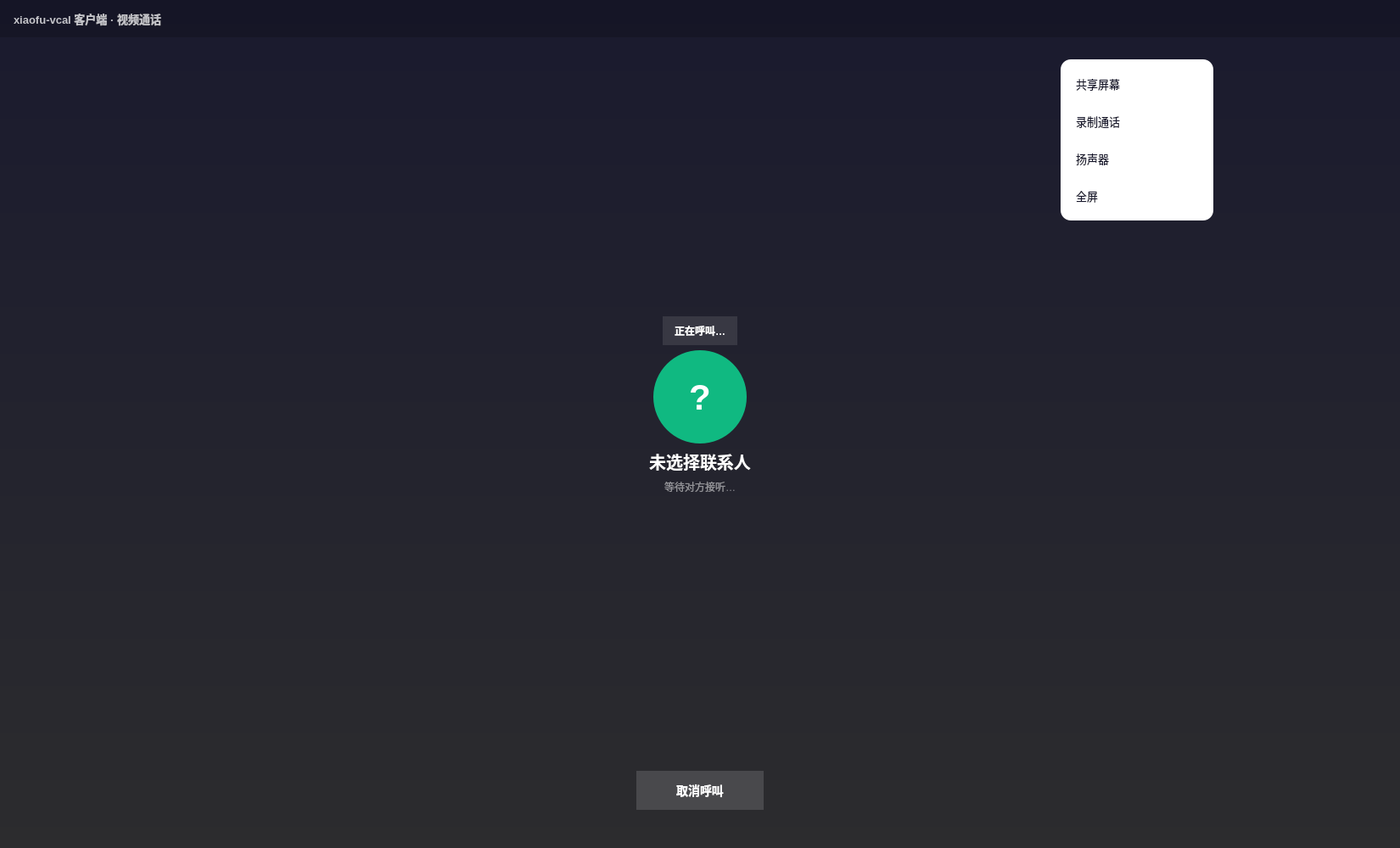
<?xml version="1.0" encoding="UTF-8"?>
<ui version="4.0">
 <class>CallWidget</class>
 <widget class="QWidget" name="CallWidget">
  <property name="geometry">
   <rect>
    <x>0</x>
    <y>0</y>
    <width>1650</width>
    <height>1000</height>
   </rect>
  </property>
  <property name="minimumSize">
   <size>
    <width>900</width>
    <height>600</height>
   </size>
  </property>
  <property name="maximumSize">
   <size>
    <width>16777215</width>
    <height>16777215</height>
   </size>
  </property>
  <property name="windowTitle">
   <string>xiaofu-vcal 客户端</string>
  </property>
  <property name="styleSheet">
   <string notr="true">QWidget#CallWidget,QWidget#callPage{background:qlineargradient(x1:0,y1:0,x2:0,y2:1,stop:0 #1A1A2E,stop:1 #2C2C2E);font-family:"Microsoft YaHei UI";}
#titleBar{background:rgba(0,0,0,46);}
#titleLabel{font-size:13px;font-weight:600;color:rgba(255,255,255,191);}
QToolButton#btnMin,QToolButton#btnMax,QToolButton#btnClose{border:none;border-radius:8px;}
QToolButton#btnMin:hover,QToolButton#btnMax:hover{background:rgba(255,255,255,31);}
QToolButton#btnClose:hover{background:#FF5F57;}
#statusPill{background:rgba(255,255,255,26);border-radius:999px;color:#FFFFFF;font-size:12px;font-weight:500;padding:7px 14px;}
#avatarRinging{background:#10B981;color:#FFFFFF;font-weight:700;border-radius:55px;font-size:42px;}
#avatarIncall{background:#10B981;color:#FFFFFF;font-weight:700;border-radius:65px;font-size:48px;}
#nameRinging,#nameIncall{color:#FFFFFF;font-size:20px;font-weight:600;}
#hintRinging{color:rgba(255,255,255,128);font-size:12px;}
QPushButton#btnCancelCall{background:rgba(255,255,255,36);color:#FFFFFF;border:none;border-radius:999px;font-size:14px;font-weight:600;padding:12px 26px;}
QPushButton#btnCancelCall:hover{background:rgba(255,255,255,66);}
QPushButton#btnPip{background:#3A3A3C;color:rgba(255,255,255,153);border:1.5px solid rgba(255,255,255,64);border-radius:14px;font-size:12px;}
QPushButton#btnPip:hover{background:#4A4A4C;}
#statusIncall{color:rgba(255,255,255,128);font-size:12px;}
QPushButton#btnMic,QPushButton#btnCam,QPushButton#btnMore{background:rgba(255,255,255,36);color:#FFFFFF;border:none;border-radius:28px;font-size:12px;}
QPushButton#btnMic:hover,QPushButton#btnCam:hover,QPushButton#btnMore:hover{background:rgba(255,255,255,66);}
QPushButton#btnMic[active="false"],QPushButton#btnCam[active="false"]{background:#FFFFFF;color:#1A1A2E;}
QPushButton#btnMore[active="true"]{background:rgba(255,255,255,82);}
QPushButton#btnHangup{background:#FF3B30;color:#FFFFFF;border:none;border-radius:32px;font-size:13px;font-weight:600;}
QPushButton#btnHangup:hover{background:#E0352B;}
#moreMenu{background:#FFFFFF;border-radius:12px;}
QPushButton#btnShare,QPushButton#btnRecord,QPushButton#btnSpeaker,QPushButton#btnFullscreen{border:none;background:transparent;color:#1A1A2E;font-size:13px;border-radius:8px;padding:9px 12px;text-align:left;}
QPushButton#btnShare:hover,QPushButton#btnRecord:hover,QPushButton#btnSpeaker:hover,QPushButton#btnFullscreen:hover{background:#F5F5F5;}
QPushButton[active="true"]#btnShare,QPushButton[active="true"]#btnRecord,QPushButton[active="true"]#btnSpeaker{background:#E8F1FF;color:#007AFF;font-weight:600;}</string>
  </property>
  <layout class="QVBoxLayout" name="rootLayout">
   <property name="spacing">
    <number>0</number>
   </property>
   <property name="margin">
    <number>0</number>
   </property>
   <item>
    <widget class="QWidget" name="titleBar" native="true">
     <property name="minimumSize">
      <size>
       <width>0</width>
       <height>44</height>
      </size>
     </property>
     <property name="maximumSize">
      <size>
       <width>16777215</width>
       <height>44</height>
      </size>
     </property>
     <layout class="QHBoxLayout" name="titleLayout">
      <property name="spacing">
       <number>2</number>
      </property>
      <property name="leftMargin">
       <number>16</number>
      </property>
      <property name="topMargin">
       <number>0</number>
      </property>
      <property name="rightMargin">
       <number>8</number>
      </property>
      <property name="bottomMargin">
       <number>0</number>
      </property>
      <item>
       <widget class="QLabel" name="titleLabel">
        <property name="text">
         <string>xiaofu-vcal 客户端 · 视频通话</string>
        </property>
       </widget>
      </item>
      <item>
       <spacer name="titleSpacer">
        <property name="orientation">
         <enum>Qt::Horizontal</enum>
        </property>
        <property name="sizeHint" stdset="0">
         <size>
          <width>40</width>
          <height>20</height>
         </size>
        </property>
       </spacer>
      </item>
      <item>
       <widget class="QToolButton" name="btnMin">
        <property name="minimumSize">
         <size>
          <width>40</width>
          <height>34</height>
         </size>
        </property>
        <property name="maximumSize">
         <size>
          <width>40</width>
          <height>34</height>
         </size>
        </property>
        <property name="toolTip">
         <string>最小化</string>
        </property>
        <property name="icon">
         <iconset resource="resources.qrc">
          <normaloff>:/icons/win-min.png</normaloff>:/icons/win-min.png
         </iconset>
        </property>
        <property name="iconSize">
         <size>
          <width>14</width>
          <height>14</height>
         </size>
        </property>
       </widget>
      </item>
      <item>
       <widget class="QToolButton" name="btnMax">
        <property name="minimumSize">
         <size>
          <width>40</width>
          <height>34</height>
         </size>
        </property>
        <property name="maximumSize">
         <size>
          <width>40</width>
          <height>34</height>
         </size>
        </property>
        <property name="toolTip">
         <string>最大化</string>
        </property>
        <property name="icon">
         <iconset resource="resources.qrc">
          <normaloff>:/icons/win-max.png</normaloff>:/icons/win-max.png
         </iconset>
        </property>
        <property name="iconSize">
         <size>
          <width>14</width>
          <height>14</height>
         </size>
        </property>
       </widget>
      </item>
      <item>
       <widget class="QToolButton" name="btnClose">
        <property name="minimumSize">
         <size>
          <width>40</width>
          <height>34</height>
         </size>
        </property>
        <property name="maximumSize">
         <size>
          <width>40</width>
          <height>34</height>
         </size>
        </property>
        <property name="toolTip">
         <string>关闭</string>
        </property>
        <property name="icon">
         <iconset resource="resources.qrc">
          <normaloff>:/icons/win-close.png</normaloff>:/icons/win-close.png
         </iconset>
        </property>
        <property name="iconSize">
         <size>
          <width>14</width>
          <height>14</height>
         </size>
        </property>
       </widget>
      </item>
     </layout>
    </widget>
   </item>
   <item>
    <widget class="QStackedWidget" name="callStack">
     <property name="currentIndex">
      <number>0</number>
     </property>
     <widget class="QWidget" name="viewRinging">
      <layout class="QVBoxLayout" name="ringingLayout">
       <property name="spacing">
        <number>6</number>
       </property>
       <item>
        <spacer name="ringingTopSpacer">
         <property name="orientation">
          <enum>Qt::Vertical</enum>
         </property>
         <property name="sizeHint" stdset="0">
          <size>
           <width>20</width>
           <height>40</height>
          </size>
         </property>
        </spacer>
       </item>
       <item alignment="Qt::AlignHCenter">
        <widget class="QLabel" name="statusPill">
         <property name="minimumSize">
          <size>
           <width>0</width>
           <height>34</height>
          </size>
         </property>
         <property name="maximumSize">
          <size>
           <width>130</width>
           <height>34</height>
          </size>
         </property>
         <property name="alignment">
          <set>Qt::AlignCenter</set>
         </property>
         <property name="text">
          <string>正在呼叫…</string>
         </property>
        </widget>
       </item>
       <item alignment="Qt::AlignHCenter">
        <widget class="QLabel" name="avatarRinging">
         <property name="minimumSize">
          <size>
           <width>110</width>
           <height>110</height>
          </size>
         </property>
         <property name="maximumSize">
          <size>
           <width>110</width>
           <height>110</height>
          </size>
         </property>
         <property name="alignment">
          <set>Qt::AlignCenter</set>
         </property>
         <property name="text">
          <string>?</string>
         </property>
        </widget>
       </item>
       <item>
        <widget class="QLabel" name="nameRinging">
         <property name="alignment">
          <set>Qt::AlignCenter</set>
         </property>
         <property name="text">
          <string>未选择联系人</string>
         </property>
        </widget>
       </item>
       <item>
        <widget class="QLabel" name="hintRinging">
         <property name="alignment">
          <set>Qt::AlignCenter</set>
         </property>
         <property name="text">
          <string>等待对方接听…</string>
         </property>
        </widget>
       </item>
       <item>
        <spacer name="ringingBottomSpacer">
         <property name="orientation">
          <enum>Qt::Vertical</enum>
         </property>
         <property name="sizeHint" stdset="0">
          <size>
           <width>20</width>
           <height>40</height>
          </size>
         </property>
        </spacer>
       </item>
       <item alignment="Qt::AlignHCenter">
        <widget class="QPushButton" name="btnCancelCall">
         <property name="minimumSize">
          <size>
           <width>150</width>
           <height>46</height>
          </size>
         </property>
         <property name="maximumSize">
          <size>
           <width>150</width>
           <height>46</height>
          </size>
         </property>
         <property name="cursor">
          <cursorShape>PointingHandCursor</cursorShape>
         </property>
         <property name="text">
          <string>取消呼叫</string>
         </property>
        </widget>
       </item>
       <item>
        <spacer name="ringingBottomMargin">
         <property name="orientation">
          <enum>Qt::Vertical</enum>
         </property>
         <property name="sizeType">
          <enum>QSizePolicy::Fixed</enum>
         </property>
         <property name="sizeHint" stdset="0">
          <size>
           <width>0</width>
           <height>36</height>
          </size>
         </property>
        </spacer>
       </item>
      </layout>
     </widget>
     <widget class="QWidget" name="viewIncall">
      <layout class="QVBoxLayout" name="incallLayout">
       <property name="spacing">
        <number>0</number>
       </property>
       <property name="leftMargin">
        <number>0</number>
       </property>
       <property name="topMargin">
        <number>16</number>
       </property>
       <property name="rightMargin">
        <number>26</number>
       </property>
       <property name="bottomMargin">
        <number>0</number>
       </property>
       <item>
        <layout class="QHBoxLayout" name="pipRow">
         <property name="spacing">
          <number>0</number>
         </property>
         <item>
          <spacer name="pipSpacer">
           <property name="orientation">
            <enum>Qt::Horizontal</enum>
           </property>
           <property name="sizeHint" stdset="0">
            <size>
             <width>40</width>
             <height>20</height>
            </size>
           </property>
          </spacer>
         </item>
         <item>
          <widget class="QPushButton" name="btnPip">
           <property name="minimumSize">
            <size>
             <width>220</width>
             <height>300</height>
            </size>
           </property>
           <property name="maximumSize">
            <size>
             <width>220</width>
             <height>300</height>
            </size>
           </property>
           <property name="cursor">
            <cursorShape>PointingHandCursor</cursorShape>
           </property>
           <property name="text">
            <string>我的视频</string>
           </property>
          </widget>
         </item>
        </layout>
       </item>
       <item>
        <spacer name="incallTopSpacer">
         <property name="orientation">
          <enum>Qt::Vertical</enum>
         </property>
         <property name="sizeHint" stdset="0">
          <size>
           <width>20</width>
           <height>40</height>
          </size>
         </property>
        </spacer>
       </item>
       <item>
        <layout class="QVBoxLayout" name="peerInfo">
         <property name="spacing">
          <number>6</number>
         </property>
         <item alignment="Qt::AlignHCenter">
          <widget class="QLabel" name="avatarIncall">
           <property name="minimumSize">
            <size>
             <width>130</width>
             <height>130</height>
            </size>
           </property>
           <property name="maximumSize">
            <size>
             <width>130</width>
             <height>130</height>
            </size>
           </property>
           <property name="alignment">
            <set>Qt::AlignCenter</set>
           </property>
           <property name="text">
            <string>?</string>
           </property>
          </widget>
         </item>
         <item>
          <widget class="QLabel" name="nameIncall">
           <property name="alignment">
            <set>Qt::AlignCenter</set>
           </property>
           <property name="text">
            <string>未选择联系人</string>
           </property>
          </widget>
         </item>
         <item>
          <widget class="QLabel" name="statusIncall">
           <property name="alignment">
            <set>Qt::AlignCenter</set>
           </property>
           <property name="text">
            <string>已连接 · 720p</string>
           </property>
          </widget>
         </item>
        </layout>
       </item>
       <item>
        <spacer name="incallBottomSpacer">
         <property name="orientation">
          <enum>Qt::Vertical</enum>
         </property>
         <property name="sizeHint" stdset="0">
          <size>
           <width>20</width>
           <height>40</height>
          </size>
         </property>
        </spacer>
       </item>
       <item>
        <layout class="QHBoxLayout" name="ctrlRow">
         <property name="spacing">
          <number>18</number>
         </property>
         <item>
          <spacer name="ctrlLeftSpacer">
           <property name="orientation">
            <enum>Qt::Horizontal</enum>
           </property>
           <property name="sizeHint" stdset="0">
            <size>
             <width>40</width>
             <height>20</height>
            </size>
           </property>
          </spacer>
         </item>
         <item>
          <widget class="QPushButton" name="btnMic">
           <property name="minimumSize">
            <size>
             <width>56</width>
             <height>56</height>
            </size>
           </property>
           <property name="maximumSize">
            <size>
             <width>56</width>
             <height>56</height>
            </size>
           </property>
           <property name="cursor">
            <cursorShape>PointingHandCursor</cursorShape>
           </property>
           <property name="toolTip">
            <string>麦克风</string>
           </property>
           <property name="icon">
            <iconset resource="resources.qrc">
             <normaloff>:/icons/icon-mic-new.png</normaloff>:/icons/icon-mic-new.png
            </iconset>
           </property>
           <property name="iconSize">
            <size>
             <width>22</width>
             <height>22</height>
            </size>
           </property>
           <property name="text">
            <string/>
           </property>
          </widget>
         </item>
         <item>
          <widget class="QPushButton" name="btnCam">
           <property name="minimumSize">
            <size>
             <width>56</width>
             <height>56</height>
            </size>
           </property>
           <property name="maximumSize">
            <size>
             <width>56</width>
             <height>56</height>
            </size>
           </property>
           <property name="cursor">
            <cursorShape>PointingHandCursor</cursorShape>
           </property>
           <property name="toolTip">
            <string>摄像头</string>
           </property>
           <property name="icon">
            <iconset resource="resources.qrc">
             <normaloff>:/icons/icon-cam-new.png</normaloff>:/icons/icon-cam-new.png
            </iconset>
           </property>
           <property name="iconSize">
            <size>
             <width>22</width>
             <height>22</height>
            </size>
           </property>
           <property name="text">
            <string/>
           </property>
          </widget>
         </item>
         <item>
          <widget class="QPushButton" name="btnHangup">
           <property name="minimumSize">
            <size>
             <width>64</width>
             <height>64</height>
            </size>
           </property>
           <property name="maximumSize">
            <size>
             <width>64</width>
             <height>64</height>
            </size>
           </property>
           <property name="cursor">
            <cursorShape>PointingHandCursor</cursorShape>
           </property>
           <property name="toolTip">
            <string>挂断</string>
           </property>
           <property name="icon">
            <iconset resource="resources.qrc">
             <normaloff>:/icons/icon-hangup.png</normaloff>:/icons/icon-hangup.png
            </iconset>
           </property>
           <property name="iconSize">
            <size>
             <width>22</width>
             <height>22</height>
            </size>
           </property>
           <property name="text">
            <string/>
           </property>
          </widget>
         </item>
         <item>
          <widget class="QPushButton" name="btnMore">
           <property name="minimumSize">
            <size>
             <width>56</width>
             <height>56</height>
            </size>
           </property>
           <property name="maximumSize">
            <size>
             <width>56</width>
             <height>56</height>
            </size>
           </property>
           <property name="cursor">
            <cursorShape>PointingHandCursor</cursorShape>
           </property>
           <property name="toolTip">
            <string>更多</string>
           </property>
           <property name="icon">
            <iconset resource="resources.qrc">
             <normaloff>:/icons/icon-more.png</normaloff>:/icons/icon-more.png
            </iconset>
           </property>
           <property name="iconSize">
            <size>
             <width>22</width>
             <height>22</height>
            </size>
           </property>
           <property name="text">
            <string/>
           </property>
          </widget>
         </item>
         <item>
          <spacer name="ctrlRightSpacer">
           <property name="orientation">
            <enum>Qt::Horizontal</enum>
           </property>
           <property name="sizeHint" stdset="0">
            <size>
             <width>40</width>
             <height>20</height>
            </size>
           </property>
          </spacer>
         </item>
        </layout>
       </item>
       <item>
        <spacer name="incallBottomMargin">
         <property name="orientation">
          <enum>Qt::Vertical</enum>
         </property>
         <property name="sizeType">
          <enum>QSizePolicy::Fixed</enum>
         </property>
         <property name="sizeHint" stdset="0">
          <size>
           <width>0</width>
           <height>36</height>
          </size>
         </property>
        </spacer>
       </item>
      </layout>
     </widget>
    </widget>
   </item>
  </layout>
  <widget class="QFrame" name="moreMenu">
   <property name="geometry">
    <rect>
     <x>1250</x>
     <y>70</y>
     <width>180</width>
     <height>190</height>
    </rect>
   </property>
   <property name="visible">
    <bool>false</bool>
   </property>
   <layout class="QVBoxLayout" name="moreMenuLayout">
    <property name="spacing">
     <number>2</number>
    </property>
    <property name="leftMargin">
     <number>6</number>
    </property>
    <property name="topMargin">
     <number>6</number>
    </property>
    <property name="rightMargin">
     <number>6</number>
    </property>
    <property name="bottomMargin">
     <number>6</number>
    </property>
    <item>
     <widget class="QPushButton" name="btnShare">
      <property name="text">
       <string>共享屏幕</string>
      </property>
     </widget>
    </item>
    <item>
     <widget class="QPushButton" name="btnRecord">
      <property name="text">
       <string>录制通话</string>
      </property>
     </widget>
    </item>
    <item>
     <widget class="QPushButton" name="btnSpeaker">
      <property name="text">
       <string>扬声器</string>
      </property>
     </widget>
    </item>
    <item>
     <widget class="QPushButton" name="btnFullscreen">
      <property name="text">
       <string>全屏</string>
      </property>
     </widget>
    </item>
   </layout>
  </widget>
 </widget>
 <resources>
  <include location="resources.qrc"/>
 </resources>
 <connections/>
</ui>
